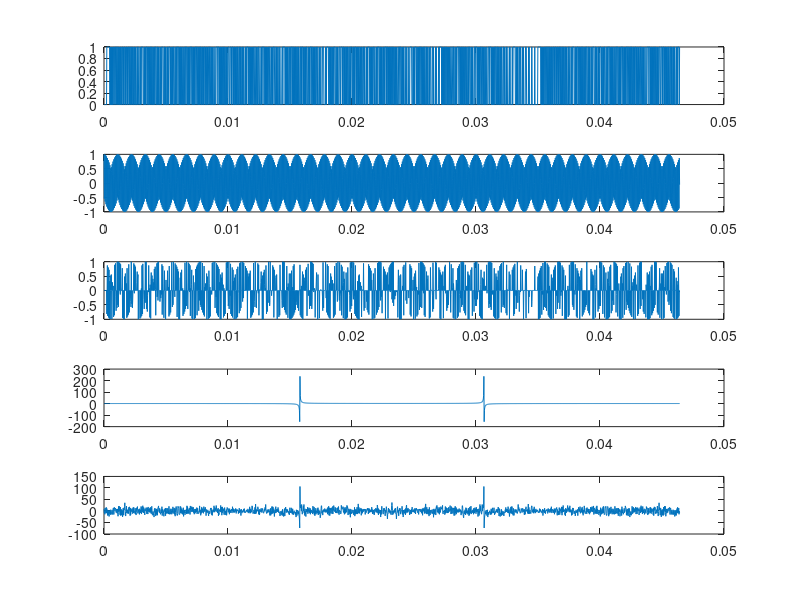

Write the MATLAB code that produced this figure.
% SSRG, f(x) = x^11 + x^2 + 1
% GF(2048) = GF(2^11)
n = 11;

% 15kHz frequency
f = 15e3;

% 44.1kHz sample rate
fs = 44.1e3;

% Time vector
t = 0 : 1/fs : (1/fs)*(2^n)-(1/fs);

% Shift register, loading vector
shift_reg = zeros(1,2^n);
shift_reg(1) = 1;

% Output sequence
pn_sequence = zeros(1,2^n);

% Generate
for i = 1:2^n
    % Store output
    pn_sequence(i) = shift_reg(n);
    % Shift remaining
    for j = 1:n-1
        shift_reg(n-j+1) = shift_reg(n-j);
    end
    % Compute feedback
    shift_reg(1) = xor(pn_sequence(i), shift_reg(2));
end

% Create waveform
carrier = cos(2*pi*f*t);
waveform = carrier .* pn_sequence;

% Plot PN Sequence
subplot(5,1,1);
plot(t, pn_sequence);
% Plot carrier
subplot(5,1,2);
plot(t, carrier);
% Plot waveform
subplot(5,1,3);
plot(t, waveform);
% Plot carrier spectrum
subplot(5,1,4);
plot(t, fft(carrier));
% Plot waveform spectrum
subplot(5,1,5);
plot(t, fft(waveform));

% Play waveform
sound(waveform, fs);

% Save waveform
audiowrite("waveform.wav", waveform, fs);